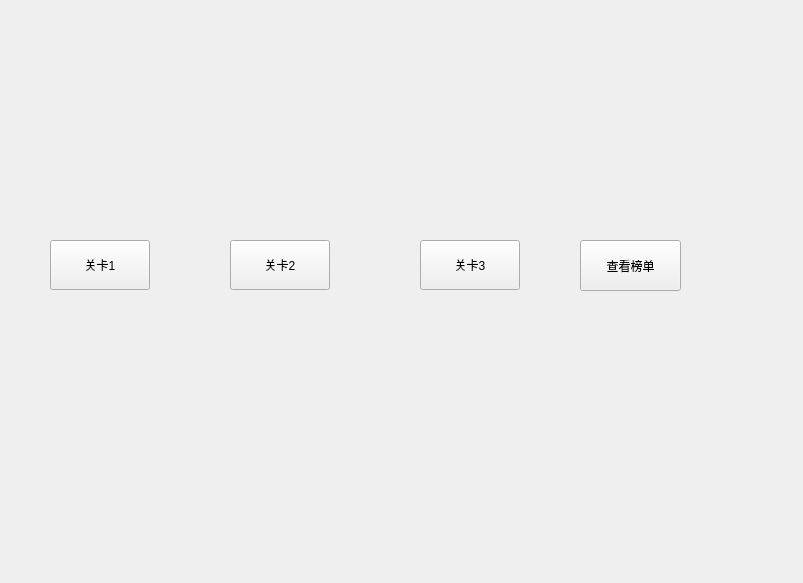
<?xml version="1.0" encoding="UTF-8"?>
<ui version="4.0">
 <class>StartFrom</class>
 <widget class="QWidget" name="StartFrom">
  <property name="geometry">
   <rect>
    <x>0</x>
    <y>0</y>
    <width>803</width>
    <height>583</height>
   </rect>
  </property>
  <property name="windowTitle">
   <string>Form</string>
  </property>
  <widget class="QPushButton" name="pushButton">
   <property name="geometry">
    <rect>
     <x>50</x>
     <y>240</y>
     <width>100</width>
     <height>50</height>
    </rect>
   </property>
   <property name="text">
    <string>关卡1</string>
   </property>
  </widget>
  <widget class="QPushButton" name="pushButton_2">
   <property name="geometry">
    <rect>
     <x>230</x>
     <y>240</y>
     <width>100</width>
     <height>50</height>
    </rect>
   </property>
   <property name="text">
    <string>关卡2</string>
   </property>
  </widget>
  <widget class="QPushButton" name="pushButton_3">
   <property name="geometry">
    <rect>
     <x>420</x>
     <y>240</y>
     <width>100</width>
     <height>50</height>
    </rect>
   </property>
   <property name="text">
    <string>关卡3</string>
   </property>
  </widget>
  <widget class="QPushButton" name="PList_but">
   <property name="geometry">
    <rect>
     <x>580</x>
     <y>240</y>
     <width>101</width>
     <height>51</height>
    </rect>
   </property>
   <property name="text">
    <string>查看榜单</string>
   </property>
  </widget>
 </widget>
 <resources/>
 <connections/>
</ui>
